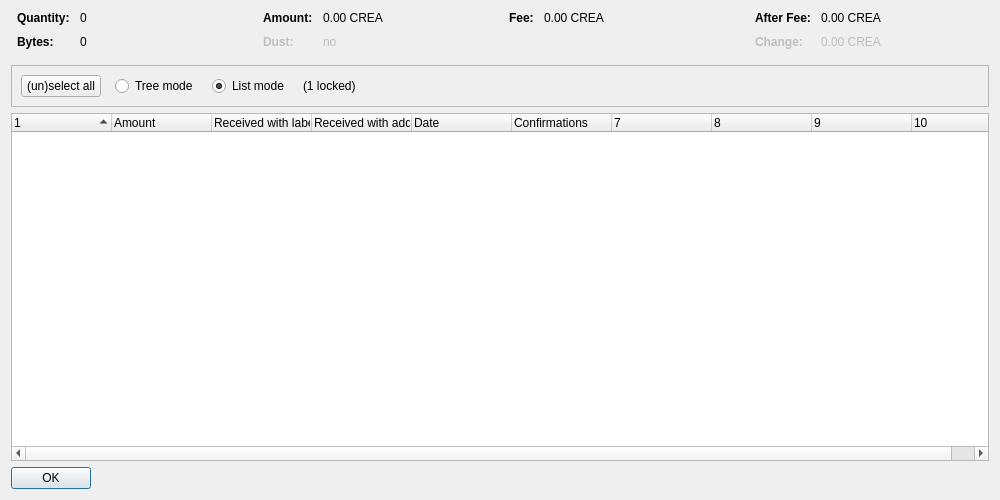
<?xml version="1.0" encoding="UTF-8"?>
<ui version="4.0">
 <class>CoinControlDialog</class>
 <widget class="QDialog" name="CoinControlDialog">
  <property name="geometry">
   <rect>
    <x>0</x>
    <y>0</y>
    <width>1000</width>
    <height>500</height>
   </rect>
  </property>
  <property name="windowTitle">
   <string>Coin Selection</string>
  </property>
  <layout class="QVBoxLayout" name="verticalLayout">
   <item>
    <layout class="QHBoxLayout" name="horizontalLayoutTop" stretch="0,0,0,0">
     <property name="topMargin">
      <number>0</number>
     </property>
     <property name="bottomMargin">
      <number>10</number>
     </property>
     <item>
      <layout class="QFormLayout" name="formLayoutCoinControl1">
       <property name="horizontalSpacing">
        <number>10</number>
       </property>
       <property name="verticalSpacing">
        <number>10</number>
       </property>
       <property name="leftMargin">
        <number>6</number>
       </property>
       <property name="rightMargin">
        <number>6</number>
       </property>
       <item row="0" column="0">
        <widget class="QLabel" name="labelCoinControlQuantityText">
         <property name="font">
          <font>
           <weight>75</weight>
           <bold>true</bold>
          </font>
         </property>
         <property name="text">
          <string>Quantity:</string>
         </property>
        </widget>
       </item>
       <item row="0" column="1">
        <widget class="QLabel" name="labelCoinControlQuantity">
         <property name="cursor">
          <cursorShape>IBeamCursor</cursorShape>
         </property>
         <property name="contextMenuPolicy">
          <enum>Qt::ActionsContextMenu</enum>
         </property>
         <property name="text">
          <string notr="true">0</string>
         </property>
         <property name="textInteractionFlags">
          <set>Qt::LinksAccessibleByMouse|Qt::TextSelectableByKeyboard|Qt::TextSelectableByMouse</set>
         </property>
        </widget>
       </item>
       <item row="1" column="0">
        <widget class="QLabel" name="labelCoinControlBytesText">
         <property name="font">
          <font>
           <weight>75</weight>
           <bold>true</bold>
          </font>
         </property>
         <property name="text">
          <string>Bytes:</string>
         </property>
        </widget>
       </item>
       <item row="1" column="1">
        <widget class="QLabel" name="labelCoinControlBytes">
         <property name="cursor">
          <cursorShape>IBeamCursor</cursorShape>
         </property>
         <property name="contextMenuPolicy">
          <enum>Qt::ActionsContextMenu</enum>
         </property>
         <property name="text">
          <string notr="true">0</string>
         </property>
         <property name="textInteractionFlags">
          <set>Qt::LinksAccessibleByMouse|Qt::TextSelectableByKeyboard|Qt::TextSelectableByMouse</set>
         </property>
        </widget>
       </item>
      </layout>
     </item>
     <item>
      <layout class="QFormLayout" name="formLayoutCoinControl2">
       <property name="horizontalSpacing">
        <number>10</number>
       </property>
       <property name="verticalSpacing">
        <number>10</number>
       </property>
       <property name="leftMargin">
        <number>6</number>
       </property>
       <property name="rightMargin">
        <number>6</number>
       </property>
       <item row="0" column="0">
        <widget class="QLabel" name="labelCoinControlAmountText">
         <property name="font">
          <font>
           <weight>75</weight>
           <bold>true</bold>
          </font>
         </property>
         <property name="text">
          <string>Amount:</string>
         </property>
        </widget>
       </item>
       <item row="0" column="1">
        <widget class="QLabel" name="labelCoinControlAmount">
         <property name="cursor">
          <cursorShape>IBeamCursor</cursorShape>
         </property>
         <property name="contextMenuPolicy">
          <enum>Qt::ActionsContextMenu</enum>
         </property>
         <property name="text">
          <string notr="true">0.00 CREA</string>
         </property>
         <property name="textInteractionFlags">
          <set>Qt::LinksAccessibleByMouse|Qt::TextSelectableByKeyboard|Qt::TextSelectableByMouse</set>
         </property>
        </widget>
       </item>
       <item row="1" column="0">
        <widget class="QLabel" name="labelCoinControlLowOutputText">
         <property name="enabled">
          <bool>false</bool>
         </property>
         <property name="font">
          <font>
           <weight>75</weight>
           <bold>true</bold>
          </font>
         </property>
         <property name="text">
          <string>Dust:</string>
         </property>
        </widget>
       </item>
       <item row="1" column="1">
        <widget class="QLabel" name="labelCoinControlLowOutput">
         <property name="enabled">
          <bool>false</bool>
         </property>
         <property name="cursor">
          <cursorShape>IBeamCursor</cursorShape>
         </property>
         <property name="contextMenuPolicy">
          <enum>Qt::ActionsContextMenu</enum>
         </property>
         <property name="text">
          <string notr="true">no</string>
         </property>
         <property name="textInteractionFlags">
          <set>Qt::LinksAccessibleByMouse|Qt::TextSelectableByKeyboard|Qt::TextSelectableByMouse</set>
         </property>
        </widget>
       </item>
      </layout>
     </item>
     <item>
      <layout class="QFormLayout" name="formLayoutCoinControl3">
       <property name="horizontalSpacing">
        <number>10</number>
       </property>
       <property name="verticalSpacing">
        <number>10</number>
       </property>
       <property name="leftMargin">
        <number>6</number>
       </property>
       <property name="rightMargin">
        <number>6</number>
       </property>
       <item row="0" column="0">
        <widget class="QLabel" name="labelCoinControlFeeText">
         <property name="font">
          <font>
           <weight>75</weight>
           <bold>true</bold>
          </font>
         </property>
         <property name="text">
          <string>Fee:</string>
         </property>
        </widget>
       </item>
       <item row="0" column="1">
        <widget class="QLabel" name="labelCoinControlFee">
         <property name="cursor">
          <cursorShape>IBeamCursor</cursorShape>
         </property>
         <property name="contextMenuPolicy">
          <enum>Qt::ActionsContextMenu</enum>
         </property>
         <property name="text">
          <string notr="true">0.00 CREA</string>
         </property>
         <property name="textInteractionFlags">
          <set>Qt::LinksAccessibleByMouse|Qt::TextSelectableByKeyboard|Qt::TextSelectableByMouse</set>
         </property>
        </widget>
       </item>
      </layout>
     </item>
     <item>
      <layout class="QFormLayout" name="formLayoutCoinControl4">
       <property name="horizontalSpacing">
        <number>10</number>
       </property>
       <property name="verticalSpacing">
        <number>10</number>
       </property>
       <property name="leftMargin">
        <number>6</number>
       </property>
       <property name="rightMargin">
        <number>6</number>
       </property>
       <item row="0" column="0">
        <widget class="QLabel" name="labelCoinControlAfterFeeText">
         <property name="font">
          <font>
           <weight>75</weight>
           <bold>true</bold>
          </font>
         </property>
         <property name="text">
          <string>After Fee:</string>
         </property>
        </widget>
       </item>
       <item row="0" column="1">
        <widget class="QLabel" name="labelCoinControlAfterFee">
         <property name="cursor">
          <cursorShape>IBeamCursor</cursorShape>
         </property>
         <property name="contextMenuPolicy">
          <enum>Qt::ActionsContextMenu</enum>
         </property>
         <property name="text">
          <string notr="true">0.00 CREA</string>
         </property>
         <property name="textInteractionFlags">
          <set>Qt::LinksAccessibleByMouse|Qt::TextSelectableByKeyboard|Qt::TextSelectableByMouse</set>
         </property>
        </widget>
       </item>
       <item row="1" column="0">
        <widget class="QLabel" name="labelCoinControlChangeText">
         <property name="enabled">
          <bool>false</bool>
         </property>
         <property name="font">
          <font>
           <weight>75</weight>
           <bold>true</bold>
          </font>
         </property>
         <property name="text">
          <string>Change:</string>
         </property>
        </widget>
       </item>
       <item row="1" column="1">
        <widget class="QLabel" name="labelCoinControlChange">
         <property name="enabled">
          <bool>false</bool>
         </property>
         <property name="cursor">
          <cursorShape>IBeamCursor</cursorShape>
         </property>
         <property name="contextMenuPolicy">
          <enum>Qt::ActionsContextMenu</enum>
         </property>
         <property name="text">
          <string notr="true">0.00 CREA</string>
         </property>
         <property name="textInteractionFlags">
          <set>Qt::LinksAccessibleByMouse|Qt::TextSelectableByKeyboard|Qt::TextSelectableByMouse</set>
         </property>
        </widget>
       </item>
      </layout>
     </item>
    </layout>
   </item>
   <item>
    <widget class="QFrame" name="frame">
     <property name="minimumSize">
      <size>
       <width>0</width>
       <height>40</height>
      </size>
     </property>
     <property name="frameShape">
      <enum>QFrame::StyledPanel</enum>
     </property>
     <property name="frameShadow">
      <enum>QFrame::Sunken</enum>
     </property>
     <layout class="QHBoxLayout" name="horizontalLayout">
      <item>
       <layout class="QHBoxLayout" name="horizontalLayoutPanel" stretch="0,0,0,0,0">
        <property name="spacing">
         <number>14</number>
        </property>
        <item>
         <widget class="QPushButton" name="pushButtonSelectAll">
          <property name="sizePolicy">
           <sizepolicy hsizetype="Maximum" vsizetype="Fixed">
            <horstretch>0</horstretch>
            <verstretch>0</verstretch>
           </sizepolicy>
          </property>
          <property name="text">
           <string>(un)select all</string>
          </property>
          <property name="autoDefault">
           <bool>false</bool>
          </property>
         </widget>
        </item>
        <item>
         <widget class="QRadioButton" name="radioTreeMode">
          <property name="sizePolicy">
           <sizepolicy hsizetype="Maximum" vsizetype="Fixed">
            <horstretch>0</horstretch>
            <verstretch>0</verstretch>
           </sizepolicy>
          </property>
          <property name="text">
           <string>Tree mode</string>
          </property>
         </widget>
        </item>
        <item>
         <widget class="QRadioButton" name="radioListMode">
          <property name="sizePolicy">
           <sizepolicy hsizetype="Maximum" vsizetype="Fixed">
            <horstretch>0</horstretch>
            <verstretch>0</verstretch>
           </sizepolicy>
          </property>
          <property name="text">
           <string>List mode</string>
          </property>
          <property name="checked">
           <bool>true</bool>
          </property>
         </widget>
        </item>
        <item>
         <widget class="QLabel" name="labelLocked">
          <property name="text">
           <string notr="true">(1 locked)</string>
          </property>
         </widget>
        </item>
        <item>
         <spacer name="horizontalSpacer">
          <property name="orientation">
           <enum>Qt::Horizontal</enum>
          </property>
          <property name="sizeHint" stdset="0">
           <size>
            <width>40</width>
            <height>20</height>
           </size>
          </property>
         </spacer>
        </item>
       </layout>
      </item>
     </layout>
    </widget>
   </item>
   <item>
    <widget class="CoinControlTreeWidget" name="treeWidget">
     <property name="contextMenuPolicy">
      <enum>Qt::CustomContextMenu</enum>
     </property>
     <property name="sortingEnabled">
      <bool>false</bool>
     </property>
     <property name="columnCount">
      <number>10</number>
     </property>
     <attribute name="headerShowSortIndicator" stdset="0">
      <bool>true</bool>
     </attribute>
     <attribute name="headerStretchLastSection">
      <bool>false</bool>
     </attribute>
     <column>
      <property name="text">
       <string/>
      </property>
     </column>
     <column>
      <property name="text">
       <string>Amount</string>
      </property>
     </column>
     <column>
      <property name="text">
       <string>Received with label</string>
      </property>
     </column>
     <column>
      <property name="text">
       <string>Received with address</string>
      </property>
     </column>
     <column>
      <property name="text">
       <string>Date</string>
      </property>
     </column>
     <column>
      <property name="text">
       <string>Confirmations</string>
      </property>
      <property name="toolTip">
       <string>Confirmed</string>
      </property>
     </column>
     <column>
      <property name="text">
       <string/>
      </property>
     </column>
     <column>
      <property name="text">
       <string/>
      </property>
     </column>
     <column>
      <property name="text">
       <string/>
      </property>
     </column>
     <column>
      <property name="text">
       <string/>
      </property>
     </column>
    </widget>
   </item>
   <item>
    <widget class="QDialogButtonBox" name="buttonBox">
     <property name="sizePolicy">
      <sizepolicy hsizetype="Maximum" vsizetype="Fixed">
       <horstretch>0</horstretch>
       <verstretch>0</verstretch>
      </sizepolicy>
     </property>
     <property name="orientation">
      <enum>Qt::Horizontal</enum>
     </property>
     <property name="standardButtons">
      <set>QDialogButtonBox::Ok</set>
     </property>
    </widget>
   </item>
  </layout>
 </widget>
 <customwidgets>
  <customwidget>
   <class>CoinControlTreeWidget</class>
   <extends>QTreeWidget</extends>
   <header>coincontroltreewidget.h</header>
  </customwidget>
 </customwidgets>
 <resources/>
 <connections/>
</ui>
